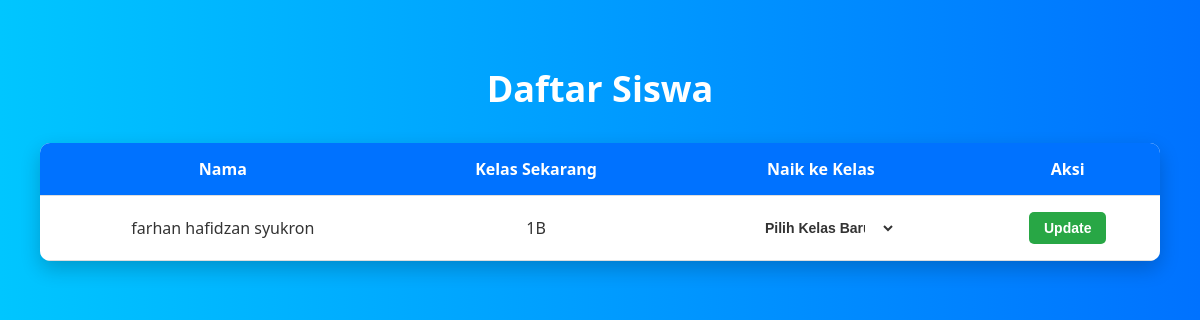
The app's page /siswa/, older data.
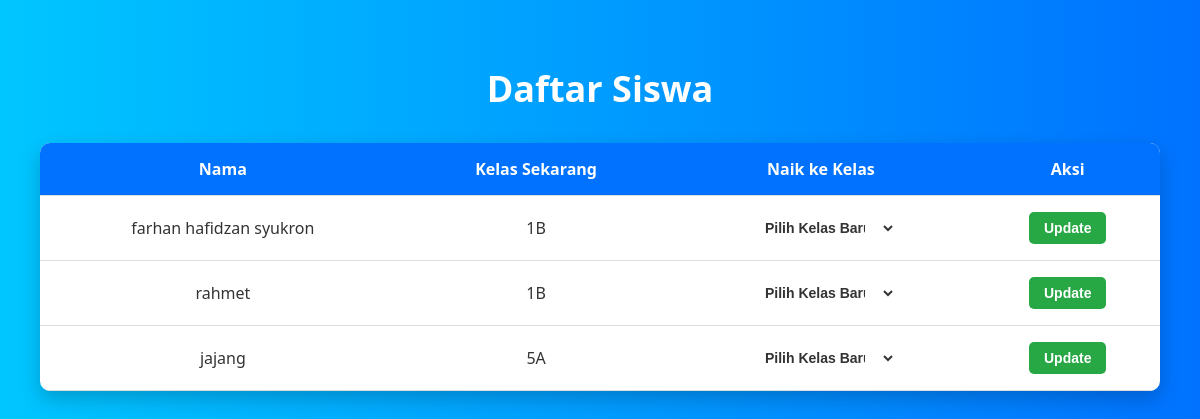
The same page, newer data.
### keuangan/models.py (models this page shows, shortened)
class Siswa(models.Model):
    user = models.OneToOneField(User, on_delete=models.CASCADE)
    nama = models.CharField(max_length=100)
    kelas = models.CharField(max_length=50)
    no_rekening = models.CharField(max_length=20)

### keuangan/views.py (the view, shortened to what this page needs)
# urls.py: path('siswa/', views.daftar_siswa, name='daftar_siswa'),
def daftar_siswa(request):
    siswa_list = Siswa.objects.all()
    return render(request, 'keuangan/admin/daftar_siswa.html', {'siswa_list': siswa_list})

### keuangan/templates/keuangan/admin/daftar_siswa.html (shortened to what this page needs)
{% load static %}
<!DOCTYPE html>
<html lang="id">
<head>
</head>
<body>
<h1>Daftar Siswa</h1>
<table>
    <thead>
        <tr>
            <th>Nama</th>
            <th>Kelas Sekarang</th>
            <th>Naik ke Kelas</th>
            <th>Aksi</th>
        </tr>
    </thead>
    <tbody>
        {% for siswa in siswa_list %}
        <tr>
            <td>{{ siswa.nama }}</td>
            <td>{{ siswa.kelas }}</td>
            <td>
                <form method="post" style="display: flex; flex-direction: column; align-items: center; gap: 10px;">
                    <select name="kelas_baru" required style="width: 150px;">
                        <option value="" disabled selected>Pilih Kelas Baru</option>
                    </select>
            </td>
            <td>
                    <button type="submit">Update</button>
            </td>
        </tr>
        {% endfor %}
    </tbody>
</table>
</body>
</html>

### keuangan/templates/keuangan/admin/daftar_siswa.html (style rules this page uses)
body { font-family: 'Segoe UI', Tahoma, Geneva, Verdana, sans-serif; background: linear-gradient(to right, #00c6ff, #0072ff); margin: 0; padding: 40px; color: #333; animation: fadeIn 1s ease-in-out; }
h1 { text-align: center; font-size: 36px; margin-bottom: 30px; color: white; animation: fadeIn 1s ease-in-out; }
table { width: 100%; border-collapse: collapse; background-color: white; border-radius: 10px; overflow: hidden; box-shadow: 0 8px 20px rgba(0,0,0,0.2); animation: slideUp 1s ease-in-out; margin-bottom: 40px; }
thead { background-color: #0072ff; color: white; }
th, td { padding: 15px; text-align: center; border-bottom: 1px solid #ddd; }
form { display: flex; justify-content: center; gap: 10px; align-items: center; }
select, button[type="submit"] { padding: 8px 15px; border-radius: 5px; border: none; font-weight: bold; font-size: 14px; cursor: pointer; background-color: white; color: #333; transition: all 0.3s ease-in-out; }
select { width: 150px; }
button[type="submit"] { background-color: #28a745; color: white; }

Row changes from the older to the newer data that the page shows:
added Siswa: nama "rahmet", kelas "1B"
added Siswa: nama "jajang", kelas "5A"
